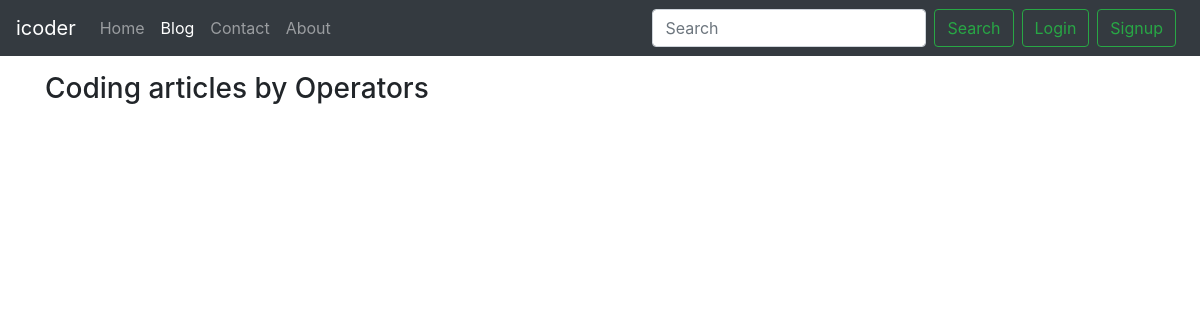
Page /blog/ on the earlier database version.
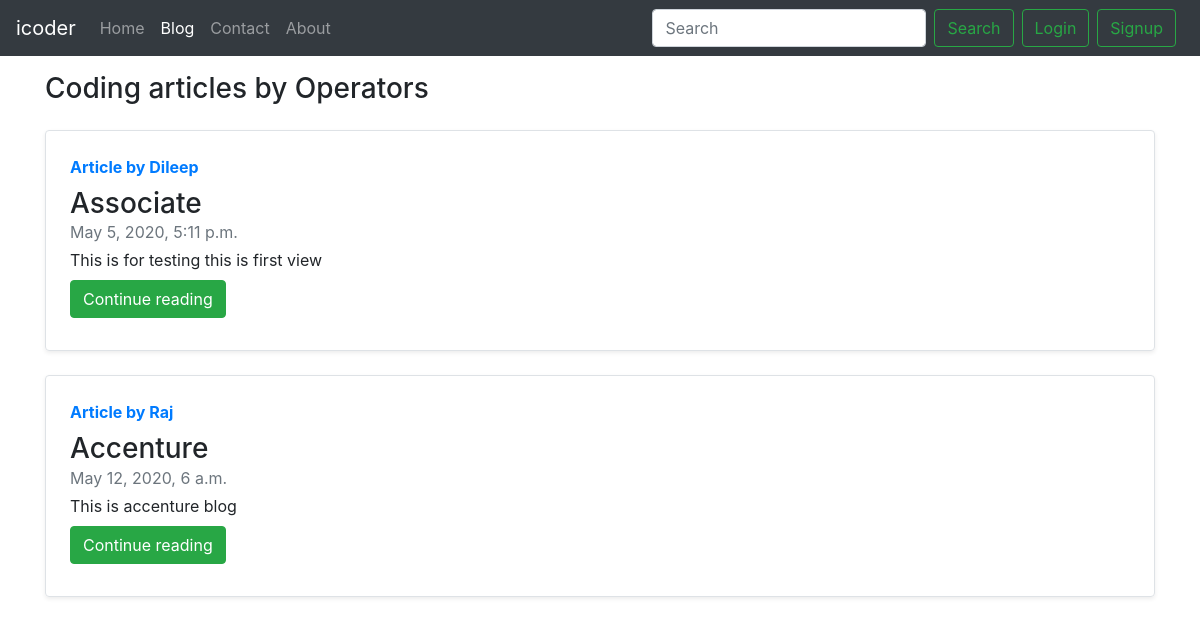
Same page on the later database version.
### blog/models.py (models this page shows, shortened)
class Post(models.Model):
    sno = models.AutoField(primary_key=True)
    title = models.CharField(max_length=100)
    content = models.TextField()
    author = models.CharField(max_length=100)
    slug = models.CharField(max_length=130)
    timeStamp = models.DateTimeField(blank=True)

### blog/views.py (the view)
# urls.py: path('', views.blogHome, name='blogHome'),
def blogHome(request):
    allPosts = Post.objects.all()
    context ={'allPosts':allPosts}
    return render(request, 'blog/blogHome.html',context)

### templates/blog/blogHome.html (shortened to what this page needs)
{% extends 'base.html' %}
{% block blogactive %} active {% endblock blogactive %}
{% block body %}
<div class= "container my-3">
<h3>Coding articles by Operators</h3>
{% for post in allPosts %}
<div class="row no-gutters border rounded overflow-hidden flex-md-row my-4 shadow-sm h-md-250 position-relative">
        <div class="col p-4 d-flex flex-column position-static">
          <strong class="d-inline-block mb-2 text-primary">Article by {{post.author}}</strong>
          <h3 class="mb-0">{{post.title}} </h3>
          <div class="mb-1 text-muted">{{post.timeStamp}} </div>
          <p class="card-text mb-auto">{{post.content | truncatechars:300}}</p>
          <div class="my-2">
          <a href="/blog/{{post.slug}}" role="button" class="btn btn-success">Continue reading</a>
          </div>
        </div>
      </div>
{% endfor %}
</div>
{% endblock body %}

Differences in the rows shown:
added Post: author "Dileep", title "Associate", timeStamp "May 5, 2020, 5:11 p.m.", content "This is for testing this is first view"
added Post: author "Raj", title "Accenture", timeStamp "May 12, 2020, 6 a.m.", content "This is accenture blog"
